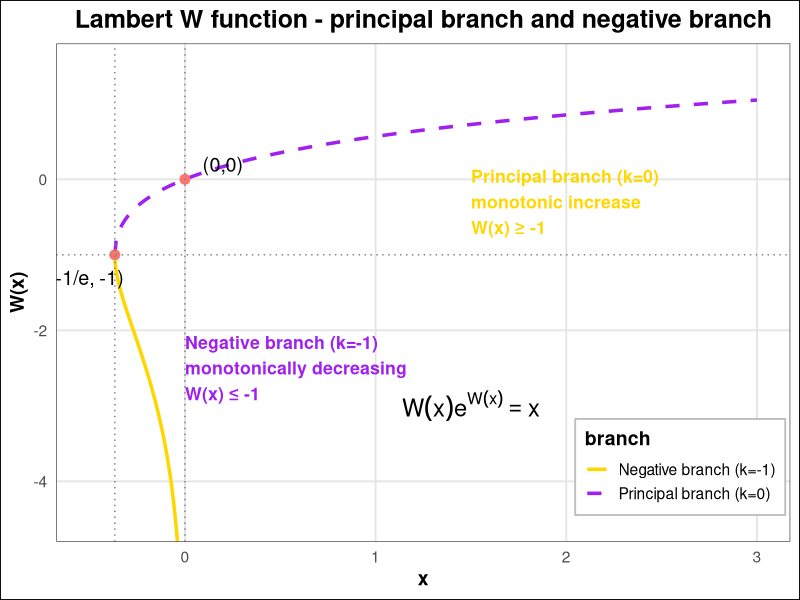

The R source for this figure:
# 加载必要的包
library(ggplot2)
library(ggtext)
library(pracma)  # 提供 lambertW 函数

# 创建 x 值范围
x_main <- seq(-1/exp(1), 3, length.out = 500)  # 主分支定义域 [-1/e, 3]
x_neg <- seq(-1/exp(1), -0.01, length.out = 200)  # 负分支定义域 [-1/e, 0)

# 计算朗博 W 函数值
w_main <- lambertWp(x_main)  # 主分支 (k=0)
w_neg <- lambertWn(x_neg)   # 负分支 (k=-1)

# 创建数据框
df_main <- data.frame(x = x_main, y = w_main, branch = "Principal branch (k=0)")
df_neg <- data.frame(x = x_neg, y = w_neg, branch = "Negative branch (k=-1)")
df <- rbind(df_main, df_neg)

# 特殊点数据
special_points <- data.frame(
  x = c(0, -1/exp(1)),
  y = c(0, -1),
  label = c("(0,0)", "(-1/e, -1)")
)

# 创建图像
ggplot(df, aes(x = x, y = y, color = branch, linetype = branch)) +
  geom_line(size = 1.2) +
  # 添加特殊点
  geom_point(data = special_points, aes(x = x, y = y), 
             color = "#F8766D", size = 3, inherit.aes = FALSE) +
  geom_text(data = special_points, aes(x = x, y = y, label = label),
            nudge_x = c(0.2, -0.15), nudge_y = c(0.2, -0.3),
            color = "black", size = 5, inherit.aes = FALSE) +
  # 添加渐近线
  geom_hline(yintercept = -1, linetype = "dotted", color = "gray50") +
  geom_vline(xintercept = 0, linetype = "dotted", color = "gray50") +
  geom_vline(xintercept = -1/exp(1), linetype = "dotted", color = "gray50") +
  # 添加分支说明
  annotate("text", x = 1.5, y = -0.3, 
           label = "Principal branch (k=0)\nmonotonic increase\nW(x) ≥ -1", 
           size = 4.5, color = "#FFD700", hjust = 0,
           fontface = "bold") +
  annotate("text", x = 0, y = -2.5, 
           label = "Negative branch (k=-1)\nmonotonically decreasing\nW(x) ≤ -1", 
           size = 4.5, color = "purple", hjust = 0,
           fontface = "bold") +
  # 添加公式说明
  annotate("text", x = 1.5, y = -3, 
           label = "W(x)*e^{W(x)} == x", 
           parse = TRUE, size = 6, fontface = "bold") +
  # 设置坐标轴范围
  coord_cartesian(xlim = c(-0.5, 3), ylim = c(-4.5, 1.5)) +
  # 标签和标题
  labs(
    title = "Lambert W function - principal branch and negative branch",
    x = "x",
    y = "W(x)",
   # color = "分支",
   # linetype = "分支"
  ) +
  # 颜色和线型设置
  scale_color_manual(values = c("#FFD700", "purple")) +
  scale_linetype_manual(values = c("solid", "dashed")) +
  # 主题设置
  theme_minimal(base_size = 14) +
  theme(
    plot.title = element_text(hjust = 0.5, face = "bold", size = 18),
    axis.title = element_text(face = "bold"),
    legend.position = c(0.85, 0.15),
    legend.background = element_rect(fill = "white", color = "gray"),
    legend.title = element_text(face = "bold"),
    panel.grid.major = element_line(color = "gray90"),
    panel.grid.minor = element_blank(),
    panel.border = element_rect(color = "gray30", fill = NA, size = 0.5),
    plot.background = element_rect(fill = "white")
  )
